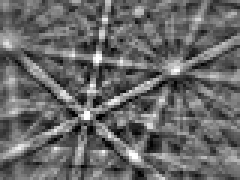
#> input picture doc/pattern_processing/data/Si/Si_img8_binned.tif, 80 x 60 px (shown 3 times larger)
$ jupyter execute line_detection_hough.ipynb   (shell and % lines are left out)
#> lines starting #> are read from the running program, lines starting #| are printed output that depends on the picture; after the words box and inside, x2 and y2 are one past the last pixel; in counts of white or black regions, pixels touching at a corner belong together
### src/aloe/plots.py
import matplotlib
import matplotlib.pyplot as plt
import matplotlib.ticker as mtick
from mpl_toolkits.axes_grid1 import make_axes_locatable

#import pylab

import numpy as np


from .image import arbse
from .image.arbse import normalizeChannel, make2Dmap, get_vrange
from .image.nxcc import norm_img, norm_img_mask, nnxc, mask_pattern_disk, count_pixels


# [6 lines left out: function get_vrange_pos, not called in this run]


def plot_image(image=None, limits=None, title=None,
    cmap="Greys_r", filename=None, labels=True):
    """
    simple image plot with color bar, optional title and limits on values
    """
    if image is not None:
        fig, ax = plt.subplots()
        if not labels:
            ax.tick_params(labelbottom=False, labelleft=False, direction="in")
        divider = make_axes_locatable(ax)

        cax = divider.append_axes('right', size='5%', pad=0.05)

        if limits is None:
            im=ax.imshow(image, cmap=cmap)
        else:
            im=ax.imshow(image, vmin=limits[0], vmax=limits[1], cmap=cmap)
        if title is not None:
            ax.set_title(title)
        fig.colorbar(im, cax=cax, orientation='vertical')
        if (filename is not None):
            plt.savefig(filename, dpi=300, bbox_inches = 'tight')
        plt.show()
    return


def plot_pattern(data, vrange=None, filename=None):
    plot_SEM(data, ticklabels=False, scalebar=False, vrange=vrange, filename=filename)


# [390 lines left out: functions plot_SEM, plot_SEM_RGB, plot_arbse_rows, plot_arbse_columns, plot_arbse_rgb, plot_arbse_row_ratio and 3 more, not called in this run]

### doc/pattern_processing/line_detection_hough.ipynb
# Kikuchi Band Detection using the Hough Transform

## Motivation

The detection of Kikuchi bands is a first step towards the extraction of quantitative crystallographic information form a measured Kikuchi pattern.

**Initialization code**

[cell 1]
import matplotlib.pyplot as plt
from mpl_toolkits.axes_grid1 import make_axes_locatable
from matplotlib import cm

import numpy as np

import skimage.io
from skimage import exposure
from skimage.morphology import disk
from skimage.filters import rank
from skimage.filters import threshold_otsu
from skimage.transform import (hough_line, hough_line_peaks,
    probabilistic_hough_line)
from scipy.ndimage.filters import correlate

from aloe.plots import plot_image
from aloe.image.kikufilter import img_to_uint
from aloe.image.downsample import downsample

## Loading the Filtered Data

From the previous pattern processing step, we can load a single binned pattern, in 8bit range:

[cell 2]
pattern=skimage.io.imread('./data/Si/Si_img8_binned.tif',
                          plugin='tifffile')
#> pattern is the input picture: shape (60, 80); min 0, max 255, mean 103.5
print(pattern.shape, pattern.dtype)
#| (60, 80) uint8
plot_image(pattern, title='EBSD pattern processed \
           for line detection')
#> in plot_image, `plt.show()`:
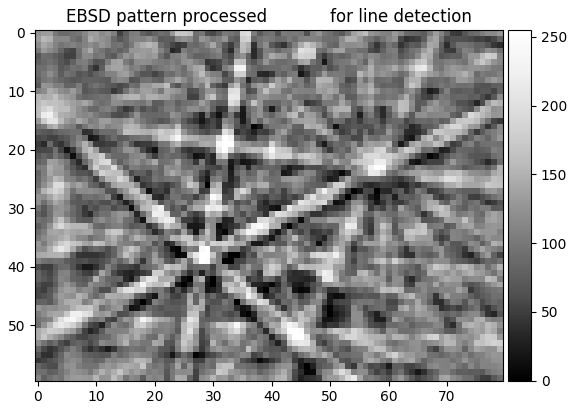
#> figure drawn by matplotlib, 2 panels

[cell 3]
n, bins, patches = plt.hist(np.ravel(pattern), bins=100)
#> n = 100 values, max 151 at index 34, min 0 at index 98, mean 48; bins = 101 values from 0 to 255; patches = 100 items
plt.title('histogram of input pattern for line detection')
plt.show()
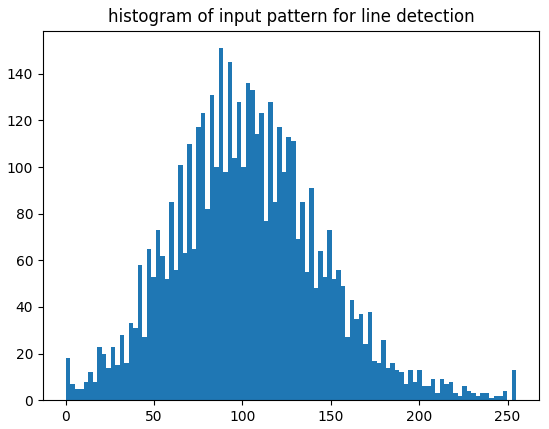
#> figure drawn by matplotlib, 1 panel; tallest bar 151 high, from x = 86.7 to 89.25

8bit pattern, 255 gray scales, relatively low contrast, large background offset
camera: gain + offset settings, cannot be optimized for each pattern in the map, compromise for whole map with possibly strongly varying  signal

## Hough Transform Band Detection

[cell 4]
def otsu(img, factor=1.15):
    """ return True/False array
        from thresholding the image
    """
#> called with factor = 1.15
    thresh = factor*threshold_otsu(img)
#> thresh = 123
    binary = img > thresh
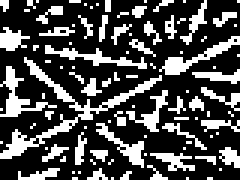
#> binary: shape (60, 80) bool (shown 3 times larger); 29.6% white in thin lines or dots
    return binary

binary=otsu(pattern).astype(int)
#> binary: shape (60, 80) int64; values 0 (black) and 1 (white), 29.6% white in thin lines or dots
plot_image(binary)
#> call 2 of plot_image, with cmap = 'Greys_r', labels = True
#> in plot_image (call 2), `plt.show()`:
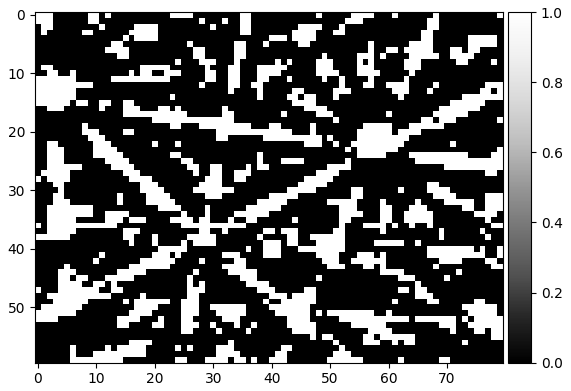
#> figure drawn by matplotlib, 2 panels

#skimage.io.imsave('./results/img8_binary.png', 255*binary)

[cell 5]
# Classic straight-line Hough transform from binary data.
image=np.flipud(binary)
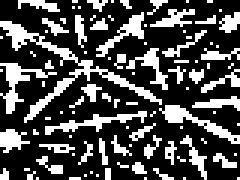
#> image: shape (60, 80) int64 (shown 3 times larger); values 0 (black) and 1 (white), 29.6% white in thin lines or dots
background=np.ones_like(image)

ang=np.deg2rad(np.linspace(-90,90,150))
h, theta, d = hough_line(image, theta=ang)
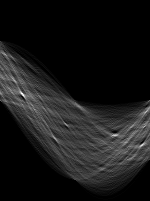
#> h: shape (201, 150) uint64; min 0, max 74, mean 7.1; drawn with min black and max white
#> theta = 150 values from -1.57 to 1.57; d = 201 values from -100 to 100
h_masked = np.ma.masked_equal(h ,0)
h_masked=h_masked/np.max(h_masked)

# butterfly mask convolution
# 9x9 mask Krieger-Lassen
k = np.array([[-10, -15, -22, -22, -22, -22, -22, -15, -10],
              [  1,  -6, -13, -22, -22, -22, -13,  -6,   1],
              [  3,   6,   4,  -3, -22,  -3,   4,   6,   3],
              [  3,  11,  19,  28,  42,  28,  19,  11,   3],
              [  3,  11,  27,  42,  42,  42,  27,  11,   3],
              [  3,  11,  19,  28,  42,  28,  19,  11,   3],
              [  3,   6,   4,  -3, -22,  -3,   4,   6,   3],
              [  1,  -6, -13, -22, -22, -22, -13,  -6,   1],
              [-10, -15, -22, -22, -22, -22, -22, -15, -10] ])

h = correlate(h_masked, k, mode='nearest') #.astype(np.int64)
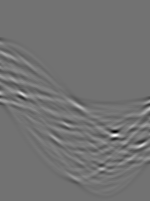
#> h: shape (201, 150) float64; min -203.7, max 248.6, mean 0.8; drawn with min black and max white
a=(h-np.min(h))/(np.max(h)-np.min(h))

hpeaks=hough_line_peaks(a, theta, d,
        min_distance=10, min_angle=15,
        threshold=0.5*np.max(a), num_peaks=12)
#> hpeaks = ([1, 0.851, 0.835, 0.735, 0.723, 0.699, 0.675, 0.655, 0.648, 0.636, 0.611, 0.593], [0.833, 1.4, -1.13, 1.57, 0.0527, 0.58, -0.179, 1.15, -0.411, -1.32, 0.0105, 1.57], [35, 45, -7, 8, 5, 68, 24, 59, 38, -21, 78, 58])

[cell 6]
# Generating figure 1.
fig, (ax0, ax1, ax2) = plt.subplots(3, 1, figsize=(6, 13))

ax0.imshow(image, cmap=cm.gray)
ax0.set_title('Processed Input Data')
ax0.set_axis_off()

#ax1.imshow(np.log(1 + h), extent=[np.rad2deg(theta[-1]),
#            np.rad2deg(theta[0]),
#           d[-1], d[0]], cmap=cm.gray, aspect=1)
ax1.imshow(a,cmap=cm.gray)
ax1.set_title('Hough transform')
ax1.set_xlabel('Angles (degrees)')
ax1.set_ylabel('Distance (pixels)')
ax1.axis('image')

ax2.imshow(np.flipud(pattern), cmap=cm.gray)
row1, col1 = pattern.shape
#> row1 = 60; col1 = 80
linecount=1
houghkl=[]
houghlines=[]
for _, angle, dist in zip(*hpeaks):
    y0 = (dist - 0 * np.cos(angle)) / np.sin(angle)
    y1 = (dist - col1 * np.cos(angle)) / np.sin(angle)
    ax2.plot((0, col1), (y0, y1), '-r')
    houghlines.append([linecount, dist, np.degrees(angle),
                       0, y0, col1,y1 ])
    #print(linecount, dist, np.rad2deg(angle),gpc)
    linecount=linecount+1
#> this loop made 12 passes
#> (angle, dist, y0, y1) on passes 1 to 12: (0.833, 35, 47.31, -25.44), (1.4, 45, 45.65, 32.02), (-1.13, -7, 7.75, 45.68), (1.57, 8, 8, 8), (0.0527, 5, 94.9, -1421.4), (0.58, 68, 124.1, 1.96), (-0.179, 24, -134.6, 307), (1.15, 59, 64.66, 28.78), (-0.411, 38, -95.08, 88.41), (-1.32, -21, 21.69, 42.37), (0.0105, 78, 7398.9, -189.3), (1.57, 58, 58, 58)
#> after the loop, houghlines = 12 items, first 6: [1, 35, 47.72, 0, 47.31, 80, -25.44], [2, 45, 80.34, 0, 45.65, 80, 32.02], [3, -7, -64.63, 0, 7.75, 80, 45.68], [4, 8, 90, 0, 8, 80, 8], [5, 5, 3.02, 0, 94.9, 80, -1421.4], [6, 68, 33.22, 0, 124.1, 80, 1.96]; linecount = 13
ax2.axis((0, col1, row1, 0))
ax2.set_title('detected lines')
ax2.set_axis_off()
plt.tight_layout()
plt.show()
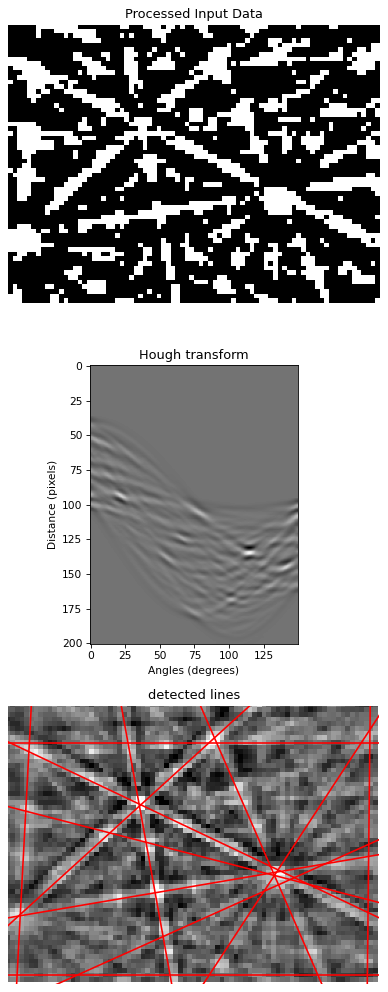
#> figure drawn by matplotlib, 3 panels
#plt.savefig('hough_simple.png')

$ run again, with doc/pattern_processing/data/Si/Si_14000_sim.png saved as doc/pattern_processing/data/Si/Si_img8_binned.tif
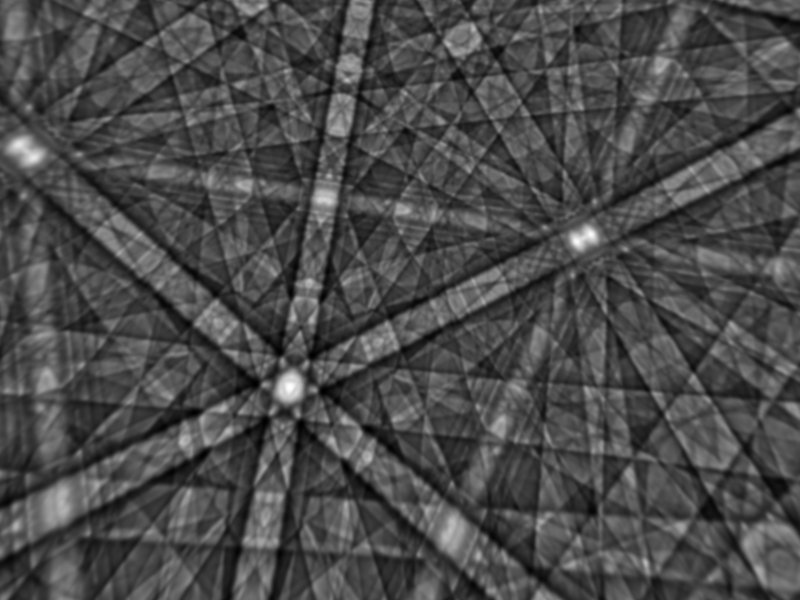
#> input picture doc/pattern_processing/data/Si/Si_14000_sim.png, 800 x 600 px
#> pattern is the input picture: shape (600, 800); min 0, max 255, mean 74.4
#| (600, 800) uint8
#> n = 100 values, max 21555 at index 25, min 9 at index 95, mean 4800; bins = 101 values from 0 to 255; patches = 100 items
#> thresh = 89.7
#> in otsu, `binary = img > thresh`:
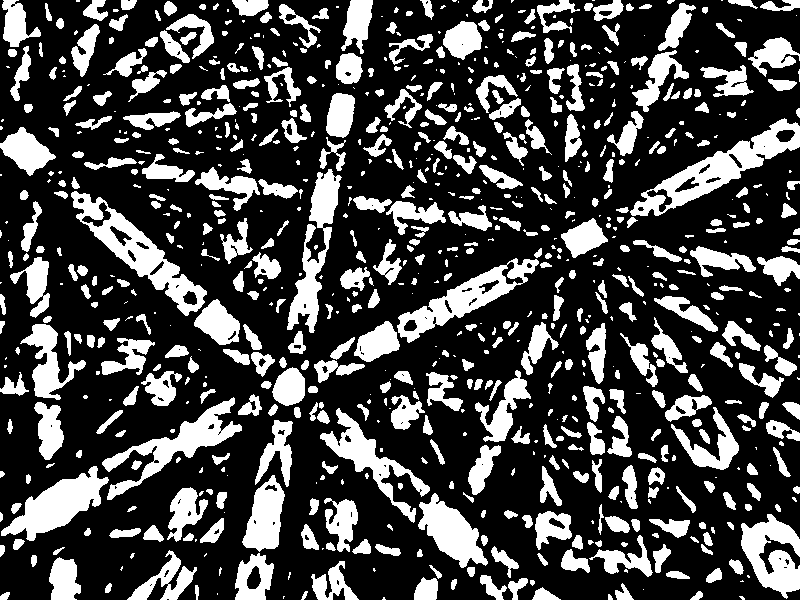
#> binary: shape (600, 800) bool; 27.4% white; 844 white regions (302 under 20 px), largest, box (x1, y1, x2, y2) and area: (630, 118, 800, 216) 4321, (71, 191, 207, 316) 4079, (102, 397, 242, 500) 3332
#> image: shape (600, 800) int64; values 0 (black) and 1 (white), 27.4% white; 844 white regions (302 under 20 px), largest, box (x1, y1, x2, y2) and area: (630, 384, 800, 482) 4321, (71, 284, 207, 409) 4079, (102, 100, 242, 203) 3332
#> theta = 150 values from -1.57 to 1.57; d = 2001 values from -1000 to 1000
#> hpeaks = ([1, 0.842, 0.818, 0.775, 0.751, 0.747, 0.722, 0.721, 0.721, 0.712, 0.7, 0.699], [-1.57, -1.57, 0.369, -1.57, -1.11, 1.42, 1.38, 0.137, -0.2, 0.854, 0.812, 0.77], [-1, -592, 461, -233, -75, 421, 450, 642, 258, 364, 337, 646])
#> the loop `for _, angle, dist in zip(*hpeaks):` made 12 passes
#> (angle, dist, y0, y1) on passes 1 to 8: (-1.57, -1, 1, 1), (-1.57, -592, 592, 592), (0.369, 461, 1278.2, -790.6), (-1.57, -233, 233, 233), (-1.11, -75, 83.86, 484.1), (1.42, 421, 425.6, 306.7), (1.38, 450, 458.2, 304.6), (0.137, 642, 4699.1, -1101.6)
#> after the loop `for _, angle, dist in zip(*hpeaks):`: houghlines = 12 items; linecount = 13
#> `plt.show()`:
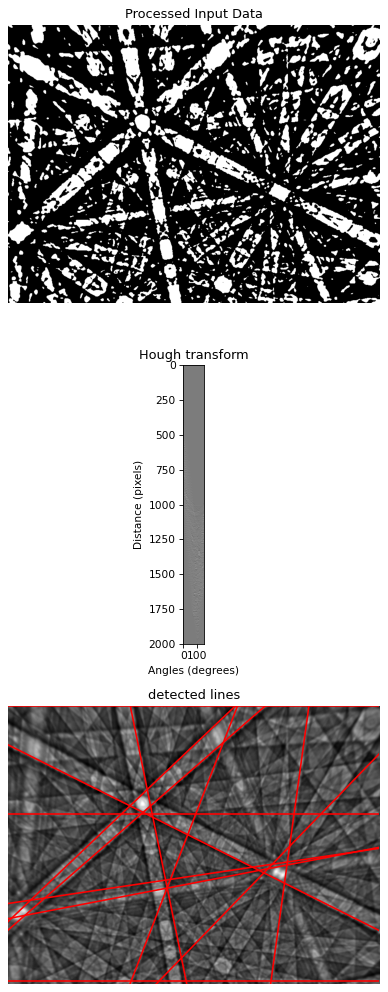
#> figure drawn by matplotlib, 3 panels

$ run again, with doc/pattern_processing/data/Si/Si_15000_rotated.png saved as doc/pattern_processing/data/Si/Si_img8_binned.tif
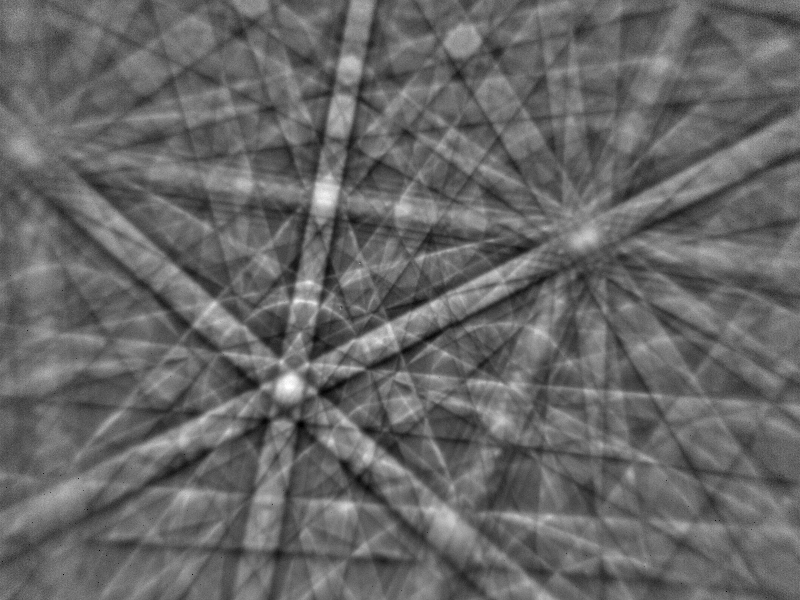
#> input picture doc/pattern_processing/data/Si/Si_15000_rotated.png, 800 x 600 px
#> pattern is the input picture: shape (600, 800) uint16; min 0, max 65535, mean 26342.2
#| (600, 800) uint16
#> n = 100 values, max 20293 at index 39, min 6 at index 98, mean 4800; bins = 101 values from 0 to 65535; patches = 100 items
#> thresh = 30830.3
#> in otsu, `binary = img > thresh`:
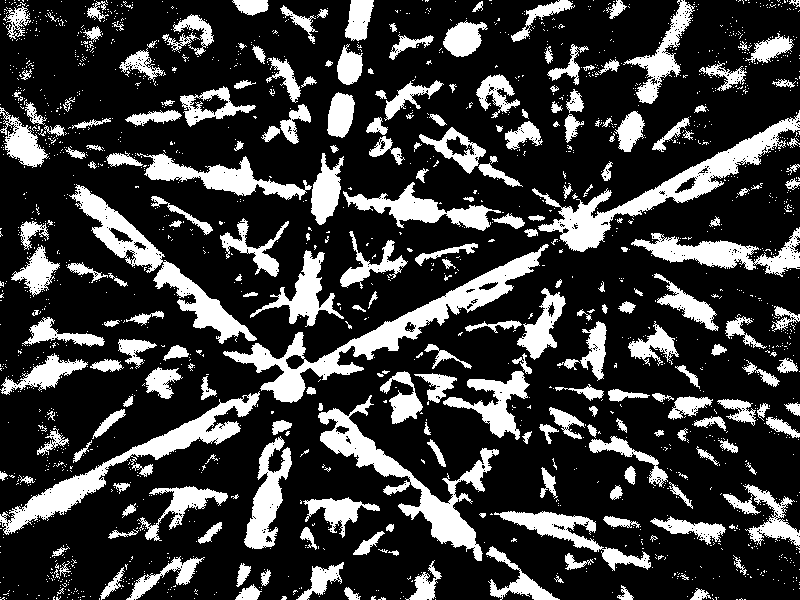
#> binary: shape (600, 800) bool; 23.2% white; 1892 white regions (1659 under 20 px), largest, box (x1, y1, x2, y2) and area: (223, 244, 549, 403) 7270, (532, 110, 800, 252) 6100, (318, 395, 499, 561) 5688
#> image: shape (600, 800) int64; values 0 (black) and 1 (white), 23.2% white; 1892 white regions (1659 under 20 px), largest, box (x1, y1, x2, y2) and area: (223, 197, 549, 356) 7270, (532, 348, 800, 490) 6100, (318, 39, 499, 205) 5688
#> theta = 150 values from -1.57 to 1.57; d = 2001 values from -1000 to 1000
#> hpeaks = ([1, 0.969, 0.899, 0.89, 0.867, 0.833, 0.805, 0.802, 0.782, 0.753, 0.753, 0.741], [0.833, -1.57, 1.09, 0.369, -1.09, 1.42, 0.938, -1.09, 1.21, 1.57, 1.11, -1.57], [363, -1, 426, 460, -72, 269, 645, -58, 339, 598, 603, -232])
#> the loop `for _, angle, dist in zip(*hpeaks):` made 12 passes
#> (angle, dist, y0, y1) on passes 1 to 8: (0.833, 363, 490.6, -236.8), (-1.57, -1, 1, 1), (1.09, 426, 481.5, 59.99), (0.369, 460, 1275.4, -793.4), (-1.09, -72, 81.38, 502.9), (1.42, 269, 272, 153), (0.938, 645, 799.7, 213.3), (-1.09, -58, 65.56, 487.1)
#> after the loop `for _, angle, dist in zip(*hpeaks):`: houghlines = 12 items; linecount = 13
#> `plt.show()`:
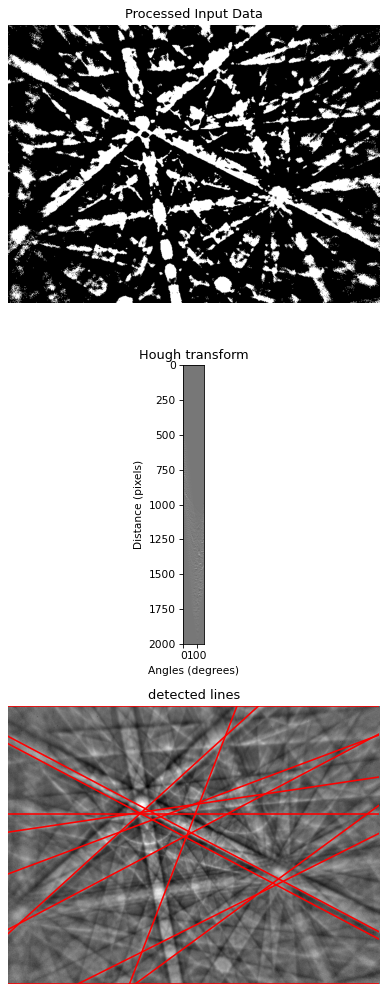
#> figure drawn by matplotlib, 3 panels
